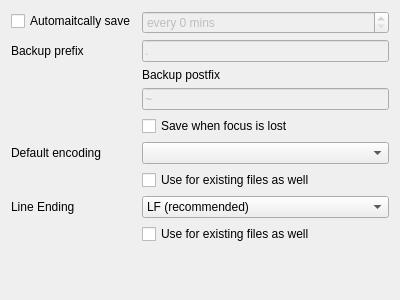
<?xml version="1.0" encoding="UTF-8"?>
<ui version="4.0">
 <class>Save</class>
 <widget class="QWidget" name="Save">
  <property name="enabled">
   <bool>true</bool>
  </property>
  <property name="geometry">
   <rect>
    <x>0</x>
    <y>0</y>
    <width>400</width>
    <height>300</height>
   </rect>
  </property>
  <property name="windowTitle">
   <string>Save</string>
  </property>
  <property name="windowIcon">
   <iconset resource="../resources.qrc">
    <normaloff>:/icons/actions/document-save-all.png</normaloff>:/icons/actions/document-save-all.png</iconset>
  </property>
  <layout class="QFormLayout" name="formLayout">
   <item row="5" column="0">
    <widget class="QLabel" name="label">
     <property name="text">
      <string>Backup prefix</string>
     </property>
    </widget>
   </item>
   <item row="5" column="1">
    <widget class="QLineEdit" name="lineBackupPrefix">
     <property name="enabled">
      <bool>false</bool>
     </property>
     <property name="text">
      <string>.</string>
     </property>
    </widget>
   </item>
   <item row="6" column="1">
    <widget class="QLabel" name="label_2">
     <property name="text">
      <string>Backup postfix</string>
     </property>
    </widget>
   </item>
   <item row="7" column="1">
    <widget class="QLineEdit" name="lineBackupPostfix">
     <property name="enabled">
      <bool>false</bool>
     </property>
     <property name="text">
      <string>~</string>
     </property>
    </widget>
   </item>
   <item row="9" column="0">
    <widget class="QLabel" name="label_3">
     <property name="text">
      <string>Default encoding</string>
     </property>
    </widget>
   </item>
   <item row="9" column="1">
    <widget class="QComboBox" name="comboEncodings"/>
   </item>
   <item row="11" column="0">
    <widget class="QLabel" name="label_4">
     <property name="text">
      <string>Line Ending</string>
     </property>
    </widget>
   </item>
   <item row="11" column="1">
    <widget class="QComboBox" name="comboBox">
     <item>
      <property name="text">
       <string>LF (recommended)</string>
      </property>
     </item>
     <item>
      <property name="text">
       <string>CR + LF</string>
      </property>
     </item>
    </widget>
   </item>
   <item row="12" column="1">
    <widget class="QCheckBox" name="checkBox">
     <property name="text">
      <string>Use for existing files as well</string>
     </property>
    </widget>
   </item>
   <item row="10" column="1">
    <widget class="QCheckBox" name="checkBox_3">
     <property name="text">
      <string>Use for existing files as well</string>
     </property>
    </widget>
   </item>
   <item row="2" column="0">
    <widget class="QCheckBox" name="checkAutoSave">
     <property name="text">
      <string>Automaitcally save</string>
     </property>
    </widget>
   </item>
   <item row="2" column="1">
    <widget class="QSpinBox" name="spinSaveInterval">
     <property name="enabled">
      <bool>false</bool>
     </property>
     <property name="suffix">
      <string> mins</string>
     </property>
     <property name="prefix">
      <string>every </string>
     </property>
     <property name="maximum">
      <number>120</number>
     </property>
    </widget>
   </item>
   <item row="8" column="1">
    <widget class="QCheckBox" name="checkBox_4">
     <property name="enabled">
      <bool>true</bool>
     </property>
     <property name="text">
      <string>Save when focus is lost</string>
     </property>
    </widget>
   </item>
  </layout>
 </widget>
 <resources>
  <include location="../resources.qrc"/>
 </resources>
 <connections>
  <connection>
   <sender>checkAutoSave</sender>
   <signal>toggled(bool)</signal>
   <receiver>spinSaveInterval</receiver>
   <slot>setEnabled(bool)</slot>
   <hints>
    <hint type="sourcelabel">
     <x>144</x>
     <y>23</y>
    </hint>
    <hint type="destinationlabel">
     <x>231</x>
     <y>31</y>
    </hint>
   </hints>
  </connection>
  <connection>
   <sender>checkAutoSave</sender>
   <signal>toggled(bool)</signal>
   <receiver>lineBackupPrefix</receiver>
   <slot>setEnabled(bool)</slot>
   <hints>
    <hint type="sourcelabel">
     <x>95</x>
     <y>15</y>
    </hint>
    <hint type="destinationlabel">
     <x>268</x>
     <y>71</y>
    </hint>
   </hints>
  </connection>
  <connection>
   <sender>checkAutoSave</sender>
   <signal>toggled(bool)</signal>
   <receiver>lineBackupPostfix</receiver>
   <slot>setEnabled(bool)</slot>
   <hints>
    <hint type="sourcelabel">
     <x>144</x>
     <y>23</y>
    </hint>
    <hint type="destinationlabel">
     <x>395</x>
     <y>119</y>
    </hint>
   </hints>
  </connection>
 </connections>
</ui>
